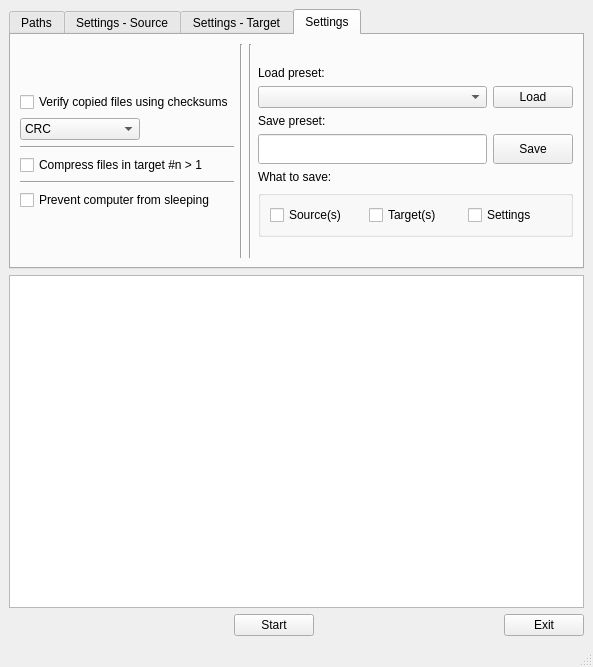
<?xml version="1.0" encoding="UTF-8"?>
<ui version="4.0">
 <class>MainWindow</class>
 <widget class="QMainWindow" name="MainWindow">
  <property name="geometry">
   <rect>
    <x>0</x>
    <y>0</y>
    <width>593</width>
    <height>667</height>
   </rect>
  </property>
  <property name="sizePolicy">
   <sizepolicy hsizetype="Expanding" vsizetype="Expanding">
    <horstretch>0</horstretch>
    <verstretch>0</verstretch>
   </sizepolicy>
  </property>
  <property name="minimumSize">
   <size>
    <width>300</width>
    <height>400</height>
   </size>
  </property>
  <property name="maximumSize">
   <size>
    <width>1280</width>
    <height>1280</height>
   </size>
  </property>
  <property name="windowTitle">
   <string>MainWindow</string>
  </property>
  <widget class="QWidget" name="mainwidget">
   <layout class="QVBoxLayout" name="verticalLayout_2">
    <item>
     <widget class="QTabWidget" name="tabwidget">
      <property name="sizePolicy">
       <sizepolicy hsizetype="Expanding" vsizetype="Maximum">
        <horstretch>0</horstretch>
        <verstretch>0</verstretch>
       </sizepolicy>
      </property>
      <property name="minimumSize">
       <size>
        <width>0</width>
        <height>160</height>
       </size>
      </property>
      <property name="maximumSize">
       <size>
        <width>16777215</width>
        <height>260</height>
       </size>
      </property>
      <property name="toolTip">
       <string/>
      </property>
      <property name="currentIndex">
       <number>3</number>
      </property>
      <widget class="QWidget" name="tab_paths">
       <attribute name="title">
        <string>Paths</string>
       </attribute>
       <layout class="QVBoxLayout" name="verticalLayout">
        <item>
         <widget class="QLabel" name="label_source">
          <property name="text">
           <string>Source(s):</string>
          </property>
         </widget>
        </item>
        <item>
         <layout class="QHBoxLayout" name="horizontalLayout_3">
          <item>
           <widget class="QTextEdit" name="textedit_source">
            <property name="sizePolicy">
             <sizepolicy hsizetype="Expanding" vsizetype="Expanding">
              <horstretch>0</horstretch>
              <verstretch>0</verstretch>
             </sizepolicy>
            </property>
            <property name="toolTip">
             <string>For &gt;1 sources, use a line for each</string>
            </property>
            <property name="documentTitle">
             <string/>
            </property>
           </widget>
          </item>
          <item>
           <widget class="QToolButton" name="toolButton_source">
            <property name="text">
             <string>...</string>
            </property>
           </widget>
          </item>
         </layout>
        </item>
        <item>
         <widget class="QLabel" name="label_target">
          <property name="text">
           <string>Target(s):</string>
          </property>
         </widget>
        </item>
        <item>
         <layout class="QHBoxLayout" name="horizontalLayout_2">
          <item>
           <widget class="QTextEdit" name="textedit_target">
            <property name="toolTip">
             <string>For &gt;1 targets, use a line for each</string>
            </property>
           </widget>
          </item>
          <item>
           <widget class="QToolButton" name="toolbutton_target">
            <property name="text">
             <string>...</string>
            </property>
           </widget>
          </item>
         </layout>
        </item>
       </layout>
      </widget>
      <widget class="QWidget" name="tab_settings_source">
       <property name="sizePolicy">
        <sizepolicy hsizetype="Preferred" vsizetype="Preferred">
         <horstretch>0</horstretch>
         <verstretch>0</verstretch>
        </sizepolicy>
       </property>
       <property name="minimumSize">
        <size>
         <width>0</width>
         <height>0</height>
        </size>
       </property>
       <property name="toolTip">
        <string/>
       </property>
       <attribute name="title">
        <string>Settings - Source</string>
       </attribute>
       <layout class="QHBoxLayout" name="horizontalLayout_5">
        <item>
         <layout class="QVBoxLayout" name="verticalLayout_6">
          <property name="spacing">
           <number>6</number>
          </property>
          <item>
           <layout class="QHBoxLayout" name="horizontalLayout_4">
            <item>
             <layout class="QVBoxLayout" name="verticalLayout_5">
              <item>
               <spacer name="verticalSpacer_2">
                <property name="orientation">
                 <enum>Qt::Vertical</enum>
                </property>
                <property name="sizeType">
                 <enum>QSizePolicy::MinimumExpanding</enum>
                </property>
                <property name="sizeHint" stdset="0">
                 <size>
                  <width>20</width>
                  <height>0</height>
                 </size>
                </property>
               </spacer>
              </item>
              <item>
               <widget class="QRadioButton" name="radiobutton_extensions_all">
                <property name="text">
                 <string>A&amp;ll files</string>
                </property>
               </widget>
              </item>
              <item>
               <widget class="QRadioButton" name="radiobutton_extensions_include">
                <property name="text">
                 <string>Incl&amp;ude:</string>
                </property>
               </widget>
              </item>
              <item>
               <widget class="QRadioButton" name="radiobutton_extensions_exclude">
                <property name="text">
                 <string>E&amp;xclude:</string>
                </property>
               </widget>
              </item>
              <item>
               <spacer name="verticalSpacer">
                <property name="orientation">
                 <enum>Qt::Vertical</enum>
                </property>
                <property name="sizeType">
                 <enum>QSizePolicy::MinimumExpanding</enum>
                </property>
                <property name="sizeHint" stdset="0">
                 <size>
                  <width>20</width>
                  <height>0</height>
                 </size>
                </property>
               </spacer>
              </item>
             </layout>
            </item>
            <item>
             <widget class="QTextEdit" name="textedit_extensions">
              <property name="sizePolicy">
               <sizepolicy hsizetype="Maximum" vsizetype="Maximum">
                <horstretch>0</horstretch>
                <verstretch>0</verstretch>
               </sizepolicy>
              </property>
              <property name="minimumSize">
               <size>
                <width>60</width>
                <height>60</height>
               </size>
              </property>
              <property name="maximumSize">
               <size>
                <width>120</width>
                <height>120</height>
               </size>
              </property>
             </widget>
            </item>
           </layout>
          </item>
          <item>
           <widget class="QCheckBox" name="checkbox_source_recursive">
            <property name="text">
             <string>Recursive search in source(s)</string>
            </property>
           </widget>
          </item>
          <item>
           <widget class="Line" name="line_3">
            <property name="orientation">
             <enum>Qt::Horizontal</enum>
            </property>
           </widget>
          </item>
          <item>
           <widget class="QCheckBox" name="checkbox_source_dupli">
            <property name="text">
             <string>Search for duplicates in source(s)</string>
            </property>
            <property name="checked">
             <bool>false</bool>
            </property>
           </widget>
          </item>
          <item>
           <widget class="QCheckBox" name="checkbox_source_dupli_tolerance">
            <property name="text">
             <string>Allow 3sec difference in sources</string>
            </property>
           </widget>
          </item>
         </layout>
        </item>
        <item>
         <widget class="Line" name="line">
          <property name="orientation">
           <enum>Qt::Vertical</enum>
          </property>
         </widget>
        </item>
        <item>
         <layout class="QVBoxLayout" name="verticalLayout_7" stretch="0,0,0,0,0,0">
          <property name="spacing">
           <number>6</number>
          </property>
          <item>
           <widget class="QCheckBox" name="checkbox_history_check">
            <property name="text">
             <string>Search for duplicates in history</string>
            </property>
            <property name="checked">
             <bool>false</bool>
            </property>
           </widget>
          </item>
          <item>
           <widget class="QLineEdit" name="lineedit_history_path"/>
          </item>
          <item>
           <widget class="QCheckBox" name="ccheckbox_history_hash">
            <property name="text">
             <string>Include checksum in history-dedup</string>
            </property>
           </widget>
          </item>
          <item>
           <widget class="QComboBox" name="combobox_history">
            <property name="sizePolicy">
             <sizepolicy hsizetype="Maximum" vsizetype="Fixed">
              <horstretch>0</horstretch>
              <verstretch>0</verstretch>
             </sizepolicy>
            </property>
            <property name="minimumSize">
             <size>
              <width>90</width>
              <height>0</height>
             </size>
            </property>
            <item>
             <property name="text">
              <string>Append new history</string>
             </property>
            </item>
            <item>
             <property name="text">
              <string>Override history</string>
             </property>
            </item>
            <item>
             <property name="text">
              <string>Don't add new history</string>
             </property>
            </item>
           </widget>
          </item>
          <item>
           <widget class="Line" name="line_2">
            <property name="orientation">
             <enum>Qt::Horizontal</enum>
            </property>
           </widget>
          </item>
          <item>
           <widget class="QCheckBox" name="checkbox_target_duplicates">
            <property name="text">
             <string>Search for duplicates in target(s)</string>
            </property>
           </widget>
          </item>
         </layout>
        </item>
       </layout>
      </widget>
      <widget class="QWidget" name="tab_settings_target">
       <property name="toolTip">
        <string/>
       </property>
       <attribute name="title">
        <string>Settings - Target</string>
       </attribute>
       <layout class="QHBoxLayout" name="horizontalLayout_6">
        <item>
         <layout class="QVBoxLayout" name="verticalLayout_8">
          <item>
           <spacer name="verticalSpacer_4">
            <property name="orientation">
             <enum>Qt::Vertical</enum>
            </property>
            <property name="sizeType">
             <enum>QSizePolicy::MinimumExpanding</enum>
            </property>
            <property name="sizeHint" stdset="0">
             <size>
              <width>20</width>
              <height>0</height>
             </size>
            </property>
           </spacer>
          </item>
          <item>
           <widget class="QCheckBox" name="checkbox_target_overwrite">
            <property name="text">
             <string>Prevent overwriting existing files</string>
            </property>
           </widget>
          </item>
          <item>
           <widget class="Line" name="line_6">
            <property name="orientation">
             <enum>Qt::Horizontal</enum>
            </property>
           </widget>
          </item>
          <item>
           <widget class="QLabel" name="label">
            <property name="text">
             <string>Sulbolder naming:</string>
            </property>
           </widget>
          </item>
          <item>
           <widget class="QLineEdit" name="lineedit_rename_subfolder"/>
          </item>
          <item>
           <widget class="QLabel" name="label_2">
            <property name="text">
             <string>File naming:</string>
            </property>
           </widget>
          </item>
          <item>
           <widget class="QLineEdit" name="lineedit_rename_file"/>
          </item>
          <item>
           <spacer name="verticalSpacer_3">
            <property name="orientation">
             <enum>Qt::Vertical</enum>
            </property>
            <property name="sizeType">
             <enum>QSizePolicy::MinimumExpanding</enum>
            </property>
            <property name="sizeHint" stdset="0">
             <size>
              <width>20</width>
              <height>0</height>
             </size>
            </property>
           </spacer>
          </item>
         </layout>
        </item>
        <item>
         <widget class="QTextBrowser" name="textBrowser">
          <property name="sizePolicy">
           <sizepolicy hsizetype="Maximum" vsizetype="Expanding">
            <horstretch>0</horstretch>
            <verstretch>0</verstretch>
           </sizepolicy>
          </property>
          <property name="minimumSize">
           <size>
            <width>120</width>
            <height>120</height>
           </size>
          </property>
          <property name="maximumSize">
           <size>
            <width>180</width>
            <height>16777215</height>
           </size>
          </property>
          <property name="html">
           <string>&lt;!DOCTYPE HTML PUBLIC &quot;-//W3C//DTD HTML 4.0//EN&quot; &quot;http://www.w3.org/TR/REC-html40/strict.dtd&quot;&gt;
&lt;html&gt;&lt;head&gt;&lt;meta name=&quot;qrichtext&quot; content=&quot;1&quot; /&gt;&lt;style type=&quot;text/css&quot;&gt;
p, li { white-space: pre-wrap; }
&lt;/style&gt;&lt;/head&gt;&lt;body style=&quot; font-family:'Noto Sans'; font-size:10pt; font-weight:400; font-style:normal;&quot;&gt;
&lt;p style=&quot; margin-top:0px; margin-bottom:0px; margin-left:0px; margin-right:0px; -qt-block-indent:0; text-indent:0px;&quot;&gt;Magic strings:&lt;/p&gt;
&lt;p style=&quot;-qt-paragraph-type:empty; margin-top:0px; margin-bottom:0px; margin-left:0px; margin-right:0px; -qt-block-indent:0; text-indent:0px;&quot;&gt;&lt;br /&gt;&lt;/p&gt;
&lt;p style=&quot; margin-top:0px; margin-bottom:0px; margin-left:0px; margin-right:0px; -qt-block-indent:0; text-indent:0px;&quot;&gt;%y2%	17&lt;/p&gt;
&lt;p style=&quot; margin-top:0px; margin-bottom:0px; margin-left:0px; margin-right:0px; -qt-block-indent:0; text-indent:0px;&quot;&gt;%y4%	2017&lt;/p&gt;
&lt;p style=&quot; margin-top:0px; margin-bottom:0px; margin-left:0px; margin-right:0px; -qt-block-indent:0; text-indent:0px;&quot;&gt;%M%	05&lt;/p&gt;
&lt;p style=&quot; margin-top:0px; margin-bottom:0px; margin-left:0px; margin-right:0px; -qt-block-indent:0; text-indent:0px;&quot;&gt;%d%	31&lt;/p&gt;
&lt;p style=&quot; margin-top:0px; margin-bottom:0px; margin-left:0px; margin-right:0px; -qt-block-indent:0; text-indent:0px;&quot;&gt;%h%	14&lt;/p&gt;
&lt;p style=&quot; margin-top:0px; margin-bottom:0px; margin-left:0px; margin-right:0px; -qt-block-indent:0; text-indent:0px;&quot;&gt;%m%	26&lt;/p&gt;
&lt;p style=&quot; margin-top:0px; margin-bottom:0px; margin-left:0px; margin-right:0px; -qt-block-indent:0; text-indent:0px;&quot;&gt;%s%	59&lt;/p&gt;
&lt;p style=&quot; margin-top:0px; margin-bottom:0px; margin-left:0px; margin-right:0px; -qt-block-indent:0; text-indent:0px;&quot;&gt;%n%	file name&lt;/p&gt;&lt;/body&gt;&lt;/html&gt;</string>
          </property>
         </widget>
        </item>
       </layout>
      </widget>
      <widget class="QWidget" name="tab_settings_etc">
       <attribute name="title">
        <string>Settings</string>
       </attribute>
       <layout class="QHBoxLayout" name="horizontalLayout_10">
        <item>
         <layout class="QVBoxLayout" name="verticalLayout_3">
          <item>
           <spacer name="verticalSpacer_6">
            <property name="orientation">
             <enum>Qt::Vertical</enum>
            </property>
            <property name="sizeType">
             <enum>QSizePolicy::MinimumExpanding</enum>
            </property>
            <property name="sizeHint" stdset="0">
             <size>
              <width>20</width>
              <height>0</height>
             </size>
            </property>
           </spacer>
          </item>
          <item>
           <widget class="QCheckBox" name="checkbox_verify">
            <property name="text">
             <string>Verify copied files using checksums</string>
            </property>
           </widget>
          </item>
          <item>
           <widget class="QComboBox" name="combobox_hashselect">
            <property name="sizePolicy">
             <sizepolicy hsizetype="Maximum" vsizetype="Fixed">
              <horstretch>0</horstretch>
              <verstretch>0</verstretch>
             </sizepolicy>
            </property>
            <property name="minimumSize">
             <size>
              <width>80</width>
              <height>0</height>
             </size>
            </property>
            <property name="maximumSize">
             <size>
              <width>120</width>
              <height>16777215</height>
             </size>
            </property>
            <item>
             <property name="text">
              <string>CRC</string>
             </property>
            </item>
            <item>
             <property name="text">
              <string>MD5</string>
             </property>
            </item>
            <item>
             <property name="text">
              <string>SHA1</string>
             </property>
            </item>
           </widget>
          </item>
          <item>
           <widget class="Line" name="line_4">
            <property name="orientation">
             <enum>Qt::Horizontal</enum>
            </property>
           </widget>
          </item>
          <item>
           <widget class="QCheckBox" name="checkbox_mirror_compress">
            <property name="text">
             <string>Compress files in target #n &gt; 1</string>
            </property>
           </widget>
          </item>
          <item>
           <widget class="Line" name="line_5">
            <property name="orientation">
             <enum>Qt::Horizontal</enum>
            </property>
           </widget>
          </item>
          <item>
           <widget class="QCheckBox" name="checkbox_standby">
            <property name="text">
             <string>Prevent computer from sleeping</string>
            </property>
           </widget>
          </item>
          <item>
           <spacer name="verticalSpacer_7">
            <property name="orientation">
             <enum>Qt::Vertical</enum>
            </property>
            <property name="sizeType">
             <enum>QSizePolicy::MinimumExpanding</enum>
            </property>
            <property name="sizeHint" stdset="0">
             <size>
              <width>20</width>
              <height>0</height>
             </size>
            </property>
           </spacer>
          </item>
         </layout>
        </item>
        <item>
         <widget class="Line" name="line_8">
          <property name="orientation">
           <enum>Qt::Vertical</enum>
          </property>
         </widget>
        </item>
        <item>
         <widget class="Line" name="line_7">
          <property name="orientation">
           <enum>Qt::Vertical</enum>
          </property>
         </widget>
        </item>
        <item>
         <layout class="QVBoxLayout" name="verticalLayout_4">
          <item>
           <spacer name="verticalSpacer_5">
            <property name="orientation">
             <enum>Qt::Vertical</enum>
            </property>
            <property name="sizeType">
             <enum>QSizePolicy::MinimumExpanding</enum>
            </property>
            <property name="sizeHint" stdset="0">
             <size>
              <width>20</width>
              <height>0</height>
             </size>
            </property>
           </spacer>
          </item>
          <item>
           <widget class="QLabel" name="label_3">
            <property name="text">
             <string>Load preset:</string>
            </property>
           </widget>
          </item>
          <item>
           <layout class="QHBoxLayout" name="horizontalLayout_7">
            <item>
             <widget class="QComboBox" name="comboBox"/>
            </item>
            <item>
             <widget class="QPushButton" name="pushButton">
              <property name="sizePolicy">
               <sizepolicy hsizetype="Maximum" vsizetype="Fixed">
                <horstretch>0</horstretch>
                <verstretch>0</verstretch>
               </sizepolicy>
              </property>
              <property name="minimumSize">
               <size>
                <width>30</width>
                <height>20</height>
               </size>
              </property>
              <property name="maximumSize">
               <size>
                <width>16777215</width>
                <height>80</height>
               </size>
              </property>
              <property name="text">
               <string>Load</string>
              </property>
             </widget>
            </item>
           </layout>
          </item>
          <item>
           <widget class="QLabel" name="label_4">
            <property name="text">
             <string>Save preset:</string>
            </property>
           </widget>
          </item>
          <item>
           <layout class="QHBoxLayout" name="horizontalLayout_9">
            <item>
             <widget class="QLineEdit" name="lineEdit">
              <property name="sizePolicy">
               <sizepolicy hsizetype="MinimumExpanding" vsizetype="Fixed">
                <horstretch>0</horstretch>
                <verstretch>0</verstretch>
               </sizepolicy>
              </property>
              <property name="minimumSize">
               <size>
                <width>90</width>
                <height>30</height>
               </size>
              </property>
              <property name="maximumSize">
               <size>
                <width>16777215</width>
                <height>40</height>
               </size>
              </property>
             </widget>
            </item>
            <item>
             <widget class="QPushButton" name="pushButton_2">
              <property name="sizePolicy">
               <sizepolicy hsizetype="Maximum" vsizetype="Fixed">
                <horstretch>0</horstretch>
                <verstretch>0</verstretch>
               </sizepolicy>
              </property>
              <property name="minimumSize">
               <size>
                <width>80</width>
                <height>30</height>
               </size>
              </property>
              <property name="maximumSize">
               <size>
                <width>180</width>
                <height>30</height>
               </size>
              </property>
              <property name="text">
               <string>Save</string>
              </property>
             </widget>
            </item>
           </layout>
          </item>
          <item>
           <widget class="QLabel" name="label_5">
            <property name="text">
             <string>What to save:</string>
            </property>
           </widget>
          </item>
          <item>
           <widget class="QGroupBox" name="horizontalGroupBox">
            <layout class="QGridLayout" name="gridLayout">
             <item row="0" column="1">
              <widget class="QCheckBox" name="checkBox_2">
               <property name="text">
                <string>Target(s)</string>
               </property>
              </widget>
             </item>
             <item row="0" column="0">
              <widget class="QCheckBox" name="checkBox_3">
               <property name="text">
                <string>Source(s)</string>
               </property>
              </widget>
             </item>
             <item row="0" column="2">
              <widget class="QCheckBox" name="checkBox">
               <property name="text">
                <string>Settings</string>
               </property>
              </widget>
             </item>
            </layout>
           </widget>
          </item>
          <item>
           <spacer name="verticalSpacer_8">
            <property name="orientation">
             <enum>Qt::Vertical</enum>
            </property>
            <property name="sizeType">
             <enum>QSizePolicy::MinimumExpanding</enum>
            </property>
            <property name="sizeHint" stdset="0">
             <size>
              <width>20</width>
              <height>0</height>
             </size>
            </property>
           </spacer>
          </item>
         </layout>
        </item>
       </layout>
      </widget>
     </widget>
    </item>
    <item>
     <widget class="QTextEdit" name="textedit_outputconsole">
      <property name="sizePolicy">
       <sizepolicy hsizetype="Expanding" vsizetype="Expanding">
        <horstretch>0</horstretch>
        <verstretch>0</verstretch>
       </sizepolicy>
      </property>
      <property name="minimumSize">
       <size>
        <width>0</width>
        <height>0</height>
       </size>
      </property>
      <property name="readOnly">
       <bool>true</bool>
      </property>
     </widget>
    </item>
    <item>
     <layout class="QHBoxLayout" name="horizontalLayout">
      <item>
       <spacer name="horizontalSpacer">
        <property name="orientation">
         <enum>Qt::Horizontal</enum>
        </property>
        <property name="sizeHint" stdset="0">
         <size>
          <width>40</width>
          <height>20</height>
         </size>
        </property>
       </spacer>
      </item>
      <item>
       <spacer name="horizontalSpacer_3">
        <property name="orientation">
         <enum>Qt::Horizontal</enum>
        </property>
        <property name="sizeType">
         <enum>QSizePolicy::Minimum</enum>
        </property>
        <property name="sizeHint" stdset="0">
         <size>
          <width>40</width>
          <height>20</height>
         </size>
        </property>
       </spacer>
      </item>
      <item>
       <widget class="QPushButton" name="pushbutton_start">
        <property name="text">
         <string>Start</string>
        </property>
       </widget>
      </item>
      <item>
       <spacer name="horizontalSpacer_2">
        <property name="orientation">
         <enum>Qt::Horizontal</enum>
        </property>
        <property name="sizeHint" stdset="0">
         <size>
          <width>40</width>
          <height>20</height>
         </size>
        </property>
       </spacer>
      </item>
      <item>
       <widget class="QPushButton" name="pushbutton_exit">
        <property name="text">
         <string>Exit</string>
        </property>
       </widget>
      </item>
     </layout>
    </item>
   </layout>
  </widget>
  <widget class="QStatusBar" name="statusbar"/>
  <action name="actionLoad">
   <property name="text">
    <string>&amp;Load</string>
   </property>
  </action>
  <action name="actionSave">
   <property name="text">
    <string>&amp;Save</string>
   </property>
  </action>
 </widget>
 <resources/>
 <connections/>
</ui>
